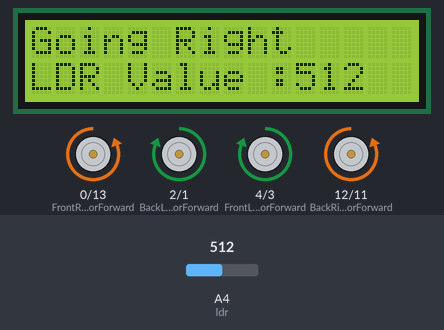
A sketch run on a simulated Arduino Uno, built with avr-gcc and run on an emulated ATmega328P. Shown: 16×2 character LCD, motor-driver pin pairs drawn as motors (green arrow = first pin HIGH = forward, orange = second pin HIGH = backward, longer = more drive). The test bench sets the inputs (shaded band); at power-on: A4 (ldr) = 512.

Above: at 1.2 s.
1.3 s: A4 (ldr) set to 490
At 2.6 s:
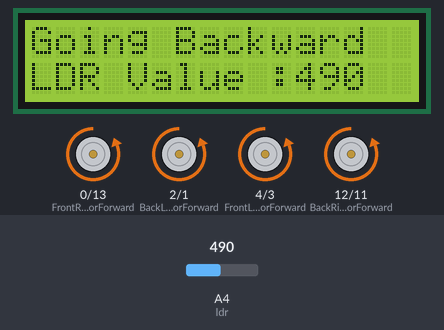
3.1 s: A4 (ldr) set to 291
At 3.7 s:
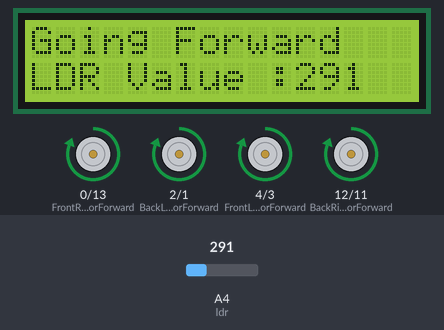
4.6 s: A4 (ldr) set to 90
At 5.8 s:
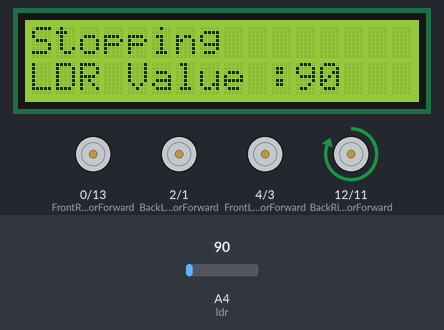
6.1 s: A4 (ldr) set to 710
At 6.9 s:
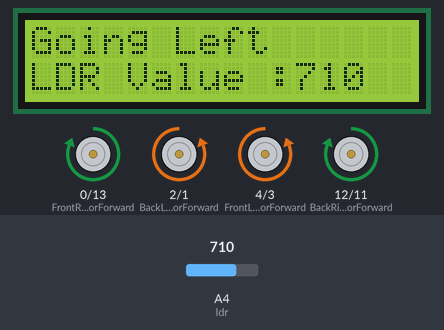
Timing chart, 0 to 8.6 s (numbered marks = the images above; inputs shaded):
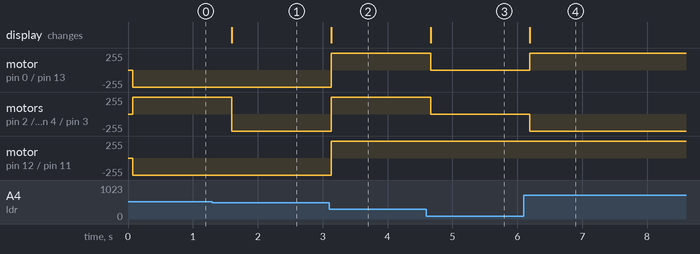

Measured:
- after the input at 1.3 s, motor on pin 2 (BackLeftMotorForward) / pin 1 (BackLeftMotorReverse), motor on pin 4 (FrontLeftMotorForward) / pin 3 (FrontLeftMotorReverse): forward 255/255 → backward 255/255 after 0.30 s; the display: changes after 0.30 s (image 1)
- after the input at 3.1 s, motor on pin 0 (FrontRightMotorForward) / pin 13 (FrontRightMotorReverse), motor on pin 2 (BackLeftMotorForward) / pin 1 (BackLeftMotorReverse): backward 255/255 → forward 255/255 at once
- after the input at 4.6 s, motor on pin 0 (FrontRightMotorForward) / pin 13 (FrontRightMotorReverse), motor on pin 2 (BackLeftMotorForward) / pin 1 (BackLeftMotorReverse), motor on pin 4 (FrontLeftMotorForward) / pin 3 (FrontLeftMotorReverse): forward 255/255 → stopped after 0.06 s; the display: changes after 0.06 s (image 3)
- after the input at 6.1 s, motor on pin 0 (FrontRightMotorForward) / pin 13 (FrontRightMotorReverse): stopped → forward 255/255 after 0.09 s; motor on pin 2 (BackLeftMotorForward) / pin 1 (BackLeftMotorReverse): stopped → backward 255/255 after 0.09 s

The sketch:

exam_mid.ino
```cpp
#include <Keypad.h>
#include <LiquidCrystal.h>
#include <Servo.h>

int ldr = A4;
int val = 0;

int FrontRightMotorForward = 0;
int FrontRightMotorReverse = 13;

int BackRightMotorForward = 12;
int BackRightMotorReverse = 11;

int FrontLeftMotorForward = 4;
int FrontLeftMotorReverse = 3;

int BackLeftMotorForward = 2;
int BackLeftMotorReverse = 1;

LiquidCrystal lcd(10, 9, 8, 7, 6, 5);

int counter = 0;
char arr[100];

void setup() {
  lcd.begin(16, 2);
  lcd.setCursor(0, 0); //
  lcd.clear();
  pinMode(FrontRightMotorForward,OUTPUT);
  pinMode(FrontRightMotorReverse,OUTPUT);
  pinMode(BackRightMotorForward,OUTPUT);
  pinMode(BackRightMotorReverse,OUTPUT);
  pinMode(FrontLeftMotorForward,OUTPUT);
  pinMode(FrontLeftMotorReverse,OUTPUT);
  pinMode(BackLeftMotorForward,OUTPUT);
  pinMode(BackLeftMotorReverse,OUTPUT);
}

void loop() {

  val = analogRead(ldr);
  lcd.clear();
  if(val<100){
      lcd.print("Stopping");
      lcd.setCursor(0,1);
      lcd.print("LDR Value :");
      lcd.print(val);
      stopAll();
  }else if(val>=100 && val <=300){
      lcd.print("Going Forward");
      lcd.setCursor(0,1);
      lcd.print("LDR Value :");
      lcd.print(val);
      stopAll();
      FRForward();
      BRForward();
      FLForward();
      BLForward();
  }else if(val>=301 && val <=500){
      lcd.print("Going Backward");
      lcd.setCursor(0,1);
      lcd.print("LDR Value :");
      lcd.print(val);
      stopAll();
      FRReverse();
      BRReverse();
      FLReverse();
      BLReverse();
  }else if(val>=501 && val <=700){
      lcd.print("Going Right");
      lcd.setCursor(0,1);
      lcd.print("LDR Value :");
      lcd.print(val);
      stopAll();
      FRReverse();
      BRReverse();
      FLForward();
      BLForward();
  }else if(val>700){
      lcd.print("Going Left");
      lcd.setCursor(0,1);
      lcd.print("LDR Value :");
      lcd.print(val);
      stopAll();
      FRForward();
      BRForward();
      FLReverse();
      BLReverse();
  }
  delay(300);
}

//FR = FRONT RIGHT
//FL = FRONT LEFT
//BL = back left
void FRForward(){
   digitalWrite(FrontRightMotorForward,HIGH);
   digitalWrite(FrontRightMotorReverse,LOW);
}


void FRReverse(){
   digitalWrite(FrontRightMotorForward,LOW);
   digitalWrite(FrontRightMotorReverse,HIGH);
}

void BRForward(){
   digitalWrite(BackRightMotorForward,HIGH);
   digitalWrite(BackRightMotorReverse,LOW);
}

void BRReverse(){
   digitalWrite(BackRightMotorForward,LOW);
   digitalWrite(BackRightMotorReverse,HIGH);
}


void FLForward(){
   digitalWrite(FrontLeftMotorForward,HIGH);
   digitalWrite(FrontLeftMotorReverse,LOW);
}

void FLReverse(){
   digitalWrite(FrontLeftMotorForward,LOW);
   digitalWrite(FrontLeftMotorReverse,HIGH);
}

void BLForward(){
   digitalWrite(BackLeftMotorForward,HIGH);
   digitalWrite(BackLeftMotorReverse,LOW);
}

void BLReverse(){
   digitalWrite(BackLeftMotorForward,LOW);
   digitalWrite(BackLeftMotorReverse,HIGH);
}


void stopAll(){
   digitalWrite(FrontRightMotorForward,LOW);
   digitalWrite(FrontRightMotorReverse,LOW);
   digitalWrite(BackRightMotorReverse,LOW);
   digitalWrite(BackLeftMotorReverse,LOW);
   digitalWrite(FrontLeftMotorForward,LOW);
   digitalWrite(FrontLeftMotorReverse,LOW);
   digitalWrite(BackLeftMotorForward,LOW);
   digitalWrite(BackLeftMotorReverse,LOW);
}
```
